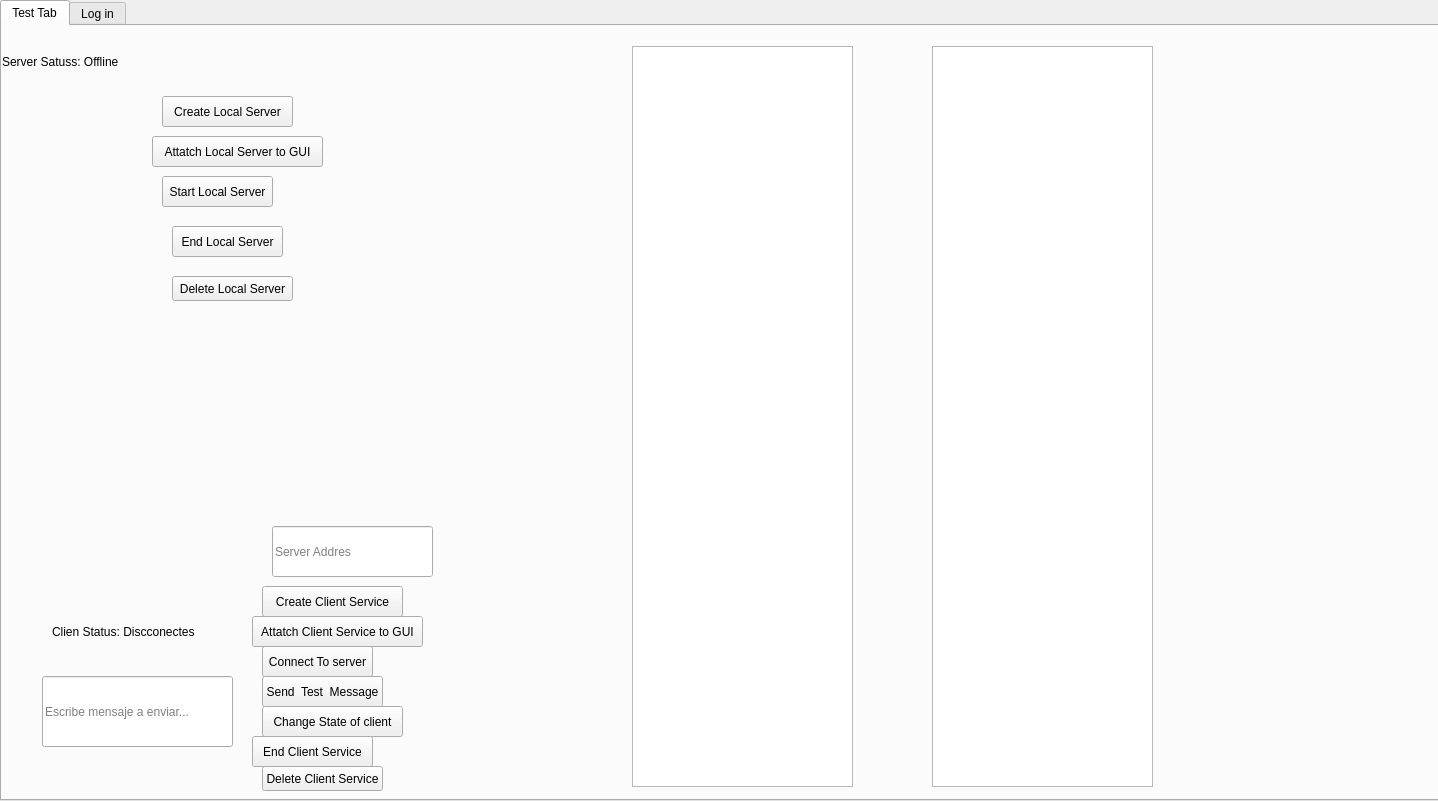
<?xml version="1.0" encoding="UTF-8"?>
<ui version="4.0">
 <class>MainWindow</class>
 <widget class="QMainWindow" name="MainWindow">
  <property name="geometry">
   <rect>
    <x>0</x>
    <y>0</y>
    <width>1438</width>
    <height>801</height>
   </rect>
  </property>
  <property name="windowTitle">
   <string>Messenger</string>
  </property>
  <widget class="QWidget" name="centralWidget">
   <widget class="QTabWidget" name="tabWidget">
    <property name="geometry">
     <rect>
      <x>0</x>
      <y>0</y>
      <width>1441</width>
      <height>801</height>
     </rect>
    </property>
    <property name="currentIndex">
     <number>0</number>
    </property>
    <widget class="QWidget" name="TB_1">
     <attribute name="title">
      <string>Test Tab</string>
     </attribute>
     <widget class="QPushButton" name="pB_SmCS">
      <property name="geometry">
       <rect>
        <x>260</x>
        <y>650</y>
        <width>121</width>
        <height>31</height>
       </rect>
      </property>
      <property name="text">
       <string>Send  Test  Message</string>
      </property>
     </widget>
     <widget class="QPushButton" name="pB_StartLS">
      <property name="geometry">
       <rect>
        <x>160</x>
        <y>150</y>
        <width>111</width>
        <height>31</height>
       </rect>
      </property>
      <property name="text">
       <string>Start Local Server</string>
      </property>
     </widget>
     <widget class="QLabel" name="l_Recived">
      <property name="geometry">
       <rect>
        <x>0</x>
        <y>10</y>
        <width>141</width>
        <height>51</height>
       </rect>
      </property>
      <property name="text">
       <string>Server Satuss: Offline</string>
      </property>
     </widget>
     <widget class="QLabel" name="lBcStatus">
      <property name="geometry">
       <rect>
        <x>50</x>
        <y>570</y>
        <width>171</width>
        <height>71</height>
       </rect>
      </property>
      <property name="text">
       <string>Clien Status: Discconectes</string>
      </property>
     </widget>
     <widget class="QPushButton" name="pB_ConnCS">
      <property name="geometry">
       <rect>
        <x>260</x>
        <y>620</y>
        <width>111</width>
        <height>31</height>
       </rect>
      </property>
      <property name="text">
       <string>Connect To server</string>
      </property>
     </widget>
     <widget class="QTextEdit" name="tE_textCS">
      <property name="geometry">
       <rect>
        <x>630</x>
        <y>20</y>
        <width>221</width>
        <height>741</height>
       </rect>
      </property>
      <property name="readOnly">
       <bool>true</bool>
      </property>
     </widget>
     <widget class="QLineEdit" name="le_Server">
      <property name="geometry">
       <rect>
        <x>270</x>
        <y>500</y>
        <width>161</width>
        <height>51</height>
       </rect>
      </property>
      <property name="placeholderText">
       <string>Server Addres</string>
      </property>
     </widget>
     <widget class="QLineEdit" name="le_Message">
      <property name="geometry">
       <rect>
        <x>40</x>
        <y>650</y>
        <width>191</width>
        <height>71</height>
       </rect>
      </property>
      <property name="placeholderText">
       <string>Escribe mensaje a enviar...</string>
      </property>
     </widget>
     <widget class="QPushButton" name="pB_Cstate">
      <property name="geometry">
       <rect>
        <x>260</x>
        <y>680</y>
        <width>141</width>
        <height>31</height>
       </rect>
      </property>
      <property name="text">
       <string>Change State of client</string>
      </property>
     </widget>
     <widget class="QTextEdit" name="tE_textLS">
      <property name="geometry">
       <rect>
        <x>930</x>
        <y>20</y>
        <width>221</width>
        <height>741</height>
       </rect>
      </property>
      <property name="readOnly">
       <bool>true</bool>
      </property>
     </widget>
     <widget class="QPushButton" name="pB_CreateLS">
      <property name="geometry">
       <rect>
        <x>160</x>
        <y>70</y>
        <width>131</width>
        <height>31</height>
       </rect>
      </property>
      <property name="text">
       <string>Create Local Server</string>
      </property>
     </widget>
     <widget class="QPushButton" name="pB_EndLS">
      <property name="geometry">
       <rect>
        <x>170</x>
        <y>200</y>
        <width>111</width>
        <height>31</height>
       </rect>
      </property>
      <property name="text">
       <string>End Local Server</string>
      </property>
     </widget>
     <widget class="QPushButton" name="pB_EndCS">
      <property name="geometry">
       <rect>
        <x>250</x>
        <y>710</y>
        <width>121</width>
        <height>31</height>
       </rect>
      </property>
      <property name="text">
       <string>End Client Service</string>
      </property>
     </widget>
     <widget class="QPushButton" name="pB_CCS">
      <property name="geometry">
       <rect>
        <x>260</x>
        <y>560</y>
        <width>141</width>
        <height>31</height>
       </rect>
      </property>
      <property name="text">
       <string>Create Client Service</string>
      </property>
     </widget>
     <widget class="QPushButton" name="pB_ALS">
      <property name="geometry">
       <rect>
        <x>150</x>
        <y>110</y>
        <width>171</width>
        <height>31</height>
       </rect>
      </property>
      <property name="text">
       <string>Attatch Local Server to GUI</string>
      </property>
     </widget>
     <widget class="QPushButton" name="pB_DeleteCS">
      <property name="geometry">
       <rect>
        <x>260</x>
        <y>740</y>
        <width>121</width>
        <height>25</height>
       </rect>
      </property>
      <property name="text">
       <string>Delete Client Service</string>
      </property>
     </widget>
     <widget class="QPushButton" name="pB_ACS">
      <property name="geometry">
       <rect>
        <x>250</x>
        <y>590</y>
        <width>171</width>
        <height>31</height>
       </rect>
      </property>
      <property name="text">
       <string>Attatch Client Service to GUI</string>
      </property>
     </widget>
     <widget class="QPushButton" name="pB_DeleteLS">
      <property name="geometry">
       <rect>
        <x>170</x>
        <y>250</y>
        <width>121</width>
        <height>25</height>
       </rect>
      </property>
      <property name="text">
       <string>Delete Local Server</string>
      </property>
     </widget>
    </widget>
    <widget class="QWidget" name="TB_2">
     <attribute name="title">
      <string>Log in</string>
     </attribute>
     <widget class="QWidget" name="layoutWidget">
      <property name="geometry">
       <rect>
        <x>270</x>
        <y>130</y>
        <width>401</width>
        <height>261</height>
       </rect>
      </property>
      <layout class="QFormLayout" name="formLayout">
       <item row="1" column="0" colspan="2">
        <widget class="QLabel" name="label_User">
         <property name="text">
          <string>Username: </string>
         </property>
        </widget>
       </item>
       <item row="2" column="1">
        <widget class="Line" name="line">
         <property name="orientation">
          <enum>Qt::Horizontal</enum>
         </property>
        </widget>
       </item>
       <item row="3" column="1">
        <widget class="QLineEdit" name="le_User">
         <property name="placeholderText">
          <string>Server Addres</string>
         </property>
        </widget>
       </item>
       <item row="5" column="0" colspan="2">
        <widget class="QLabel" name="label_Pass">
         <property name="text">
          <string>Password: </string>
         </property>
        </widget>
       </item>
       <item row="6" column="0" colspan="2">
        <widget class="Line" name="line_2">
         <property name="orientation">
          <enum>Qt::Horizontal</enum>
         </property>
        </widget>
       </item>
       <item row="7" column="0" colspan="2">
        <widget class="QLineEdit" name="le_Pass">
         <property name="echoMode">
          <enum>QLineEdit::Password</enum>
         </property>
         <property name="placeholderText">
          <string>Put your Password here ...</string>
         </property>
        </widget>
       </item>
       <item row="8" column="0" colspan="2">
        <widget class="QPushButton" name="pB_Log">
         <property name="text">
          <string>Login</string>
         </property>
        </widget>
       </item>
      </layout>
     </widget>
    </widget>
   </widget>
  </widget>
 </widget>
 <layoutdefault spacing="6" margin="11"/>
 <resources/>
 <connections/>
</ui>
